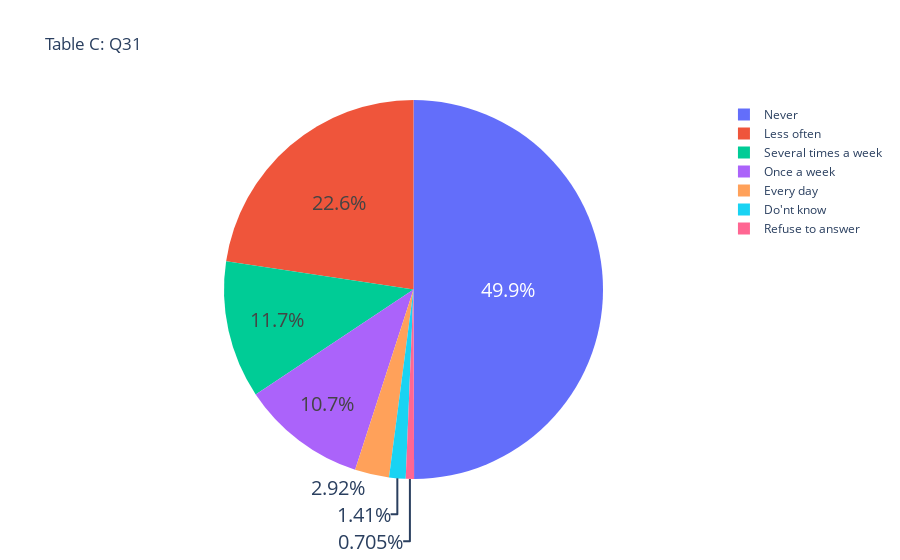

Source (notebook cell):
### Markdown cell above
# C.Food and security
``Question 31: Speaking about the last month, how often did you not have enough money to buy the food you or your family needed? Was it... [INTERVIEWER: READ]``

| Answer | Value  |
| --- | --- |
| Every day| 1 |
| Several times| 2 |
| Once a week| 3 |
| Less often| 4 |
| Or Never ?| 5 |
| (Don’t know)| -1 |
| (Refuse to answer)| -2 |

### Code cell
answers=["Every day","Several times a week","Once a week","Less often","Never","Do'nt know","Refuse to answer"]
print('ANSWER: \tCOUNT')
ate_everyday=data.loc[data['q31'] == 1]
print("Ate everyday :\t",len(ate_everyday))
ate_several_times_a_week=data.loc[data['q31'] == 2]
print("Ate several times a week :\t",len(ate_several_times_a_week))
ate_once_a_week=data.loc[data['q31'] == 3]
print("Ate once a week :\t",len(ate_once_a_week))
ate_less_often=data.loc[data['q31'] == 4]
print("Ate less often :\t",len(ate_less_often))
ate_never=data.loc[data['q31'] == 5]
print("Never ate :\t",len(ate_never))
q_31_dk=data.loc[data['q31'] == -1]
print("Answered DK :\t",len(q_31_dk))
q_31_ra=data.loc[data['q31'] == -2]
print("Answered RA :\t",len(q_31_ra))

print('Total count of correspondents from question 31: ',len(data['q31']))
print("Total from answers: ",len(ate_everyday)+len(ate_several_times_a_week)+len(ate_once_a_week)+len(ate_less_often)+len(ate_never)+len(q_31_dk)+len(q_31_ra))
chart_data = [len(ate_everyday),len(ate_several_times_a_week),len(ate_once_a_week),len(ate_less_often),len(ate_never),len(q_31_dk),len(q_31_ra)]
fig6 = px.pie(values=chart_data, names=answers,title="Table C: Q31")
fig6.update_traces(textfont_size=20)
fig6.show()

answers=["Every day","Several times a week","Once a week","Less often","Never"]
chart_data = [len(ate_everyday),len(ate_several_times_a_week),len(ate_once_a_week),len(ate_less_often),len(ate_never)]
fig6b = px.pie(values=chart_data, names=answers,title="Table C: Q31 (removed DK and RA in pie chart)")
fig6b.update_traces(textfont_size=20)
fig6b.show()

### Figure 1 — Plotly figure (JSON) as saved in the notebook; plotly's stock layout.template omitted (floating-point values rounded to 4 significant figures)
{"data": [{"domain": {"x": [0, 1], "y": [0, 1]}, "hovertemplate": "label=%{label}<br>value=%{value}<extra></extra>", "labels": ["Every day", "Several times a week", "Once a week", "Less often", "Never", "Do'nt know", "Refuse to answer"], "legendgroup": "", "name": "", "showlegend": true, "textfont": {"size": 20}, "type": "pie", "values": [58, 233, 212, 449, 992, 28, 14]}], "layout": {"legend": {"tracegroupgap": 0}, "title": {"text": "Table C: Q31"}}}
